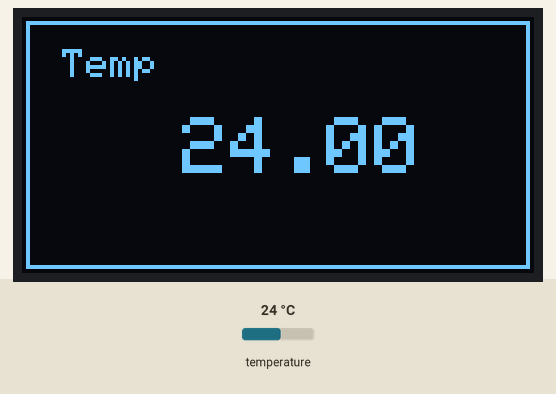
The sketch below on a simulated ESP8266 (NodeMCU). Parts: 128×64 one-colour display. The inputs (shaded band) are chosen by the test bench; at power-on: temperature 24 °C. WiFi joins after 1.5 s; servers stay silent unless stated; what the sketch prints to the serial monitor is not drawn.

Above: at 2.7 s.
2.8 s: temperature set to 12 °C
At 4.1 s:
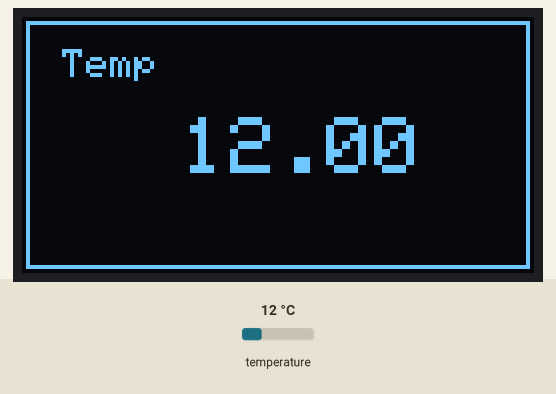
5.5 s: temperature set to 19 °C
At 6.2 s:
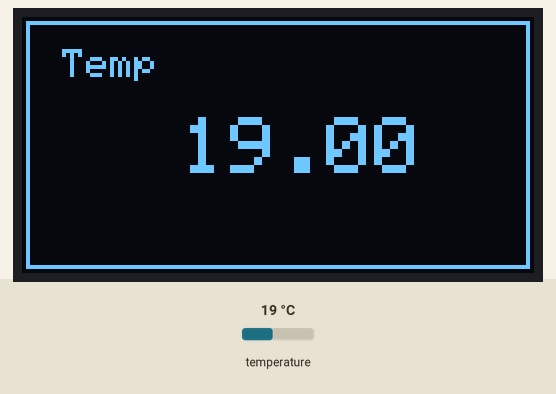
8.2 s: temperature set to 28 °C
At 10.3 s:
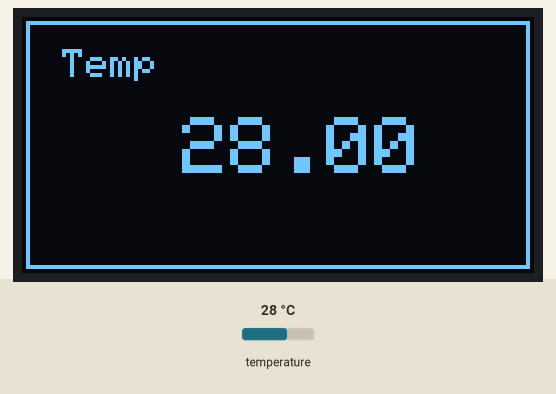
Timing chart, 0 to 11.8 s (numbered marks = the images above; inputs shaded):
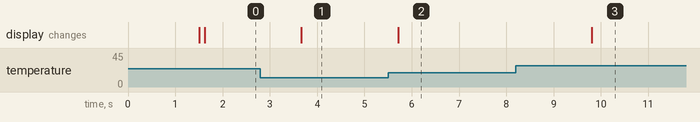

The sketch:

termometr.ino
```cpp
/***************************************************************
 Insturciton:
 Connection:
 1.Plugable Terminal Sensor Adapter & Waterproof DS18B20 Digital Temperature Sensor
                 A   ---->     Blue(DATA SIGNAL)
                 B   ---->     RED   (VIN)
                 C   ---->     Black (GND)

 2.Waterproof DS18B20 Digital Temperature Sensor & Arduino board
              1(A)   ---->     Digital Pin2
              2(B)   ---->     5V/3.3V
              3(C)   ---->     GND

 Setting for the Pull-up Register/Pull-down Register Selection Jumpers
     When connect DS18B20 with the adapter,please choose to use the
     Pull-up Register Jumper
 ***************************************************************/
#include  <ESP8266WiFi.h>
#include <WiFiManager.h>
#include <OneWire.h>

#include <SPI.h>
#include <Wire.h>
#include <Adafruit_GFX.h>
#include <Adafruit_SSD1306.h>

const char* ssid     ="AutoConnectAP"; // Tu wpisz nazwę swojego wifi
const char* password = "password"; // Tu wpisz hasło do swojego wifi

// Pin Definitions
int DS18S20_Pin = 2; //DS18S20 Signal pin on digital 2

//Temperature chip i/o
OneWire ds(DS18S20_Pin);  // on digital pin 2
WiFiServer server(80);

#define SCREEN_WIDTH 128 // OLED display width, in pixels
#define SCREEN_HEIGHT 64 // OLED display height, in pixels#define OLED_RESET     -1 // Reset pin # (or -1 if sharing Arduino reset pin)
#define OLED_RESET     -1 // Reset pin # (or -1 if sharing Arduino reset pin)
#define SCREEN_ADDRESS 0x3C ///< See datasheet for Address; 0x3D for 128x64, 0x3C for 128x32
Adafruit_SSD1306 display(SCREEN_WIDTH, SCREEN_HEIGHT, &Wire, OLED_RESET);

float temperature = 0;


void setup(void) {
  Serial.begin(9600);

  WiFi.mode(WIFI_STA);
  WiFiManager wm;
  bool res = wm.autoConnect(ssid, password); // password protected ap

  while (WiFi.status() != WL_CONNECTED) {
    delay(500);
    Serial.print(".");
  }

  if(!res) {
      Serial.println("Failed to connect");
      // ESP.restart();
  }
  else {
      //if you get here you have connected to the WiFi
    Serial.println("connected...yeey :)");


    Serial.print("Ready! Use 'http://");
    Serial.print(WiFi.localIP());
    Serial.println("' to connect");

    display.begin(SSD1306_SWITCHCAPVCC,0x3C);
    display.clearDisplay();
  }

  // Start the server
  server.begin();
  Serial.println("Server started");

  // Print the IP address
  Serial.print("Use this URL to connect: ");
  Serial.print("http://");
  Serial.print(WiFi.localIP());
  Serial.println("/");

}

void loop(void) {

  temperature = getTemp();
  Serial.print(F("DS18S20: ")); Serial.println(temperature);
  oled();
  delay(2000); //just here to slow down the output so it is easier to read

  WiFiClient client = server.available();
  if (!client) {
    return;
  }
  // Wait until the client sends some data
  Serial.println("new client");
  int timewate = 0;
  while(!client.available()){
    delay(1);
    timewate = timewate +1;
    if(timewate>1800)
    {
      Serial.println(">>> Client Timeout !");
      client.stop();
      return;
    }
  }

  String request = parseRequest(client);

  // Return the response
  homePage(client);

  delay(1);
  Serial.println("Client disonnected");
  Serial.println("");

}


float getTemp(){
  //returns the temperature from one DS18S20 in DEG Celsius

  byte data[12];
  byte addr[8];

  if ( !ds.search(addr)) {
      //no more sensors on chain, reset search
      Serial.println("no more sensors on chain, reset search!");
      ds.reset_search();
      return -1000;
  }

  if ( OneWire::crc8( addr, 7) != addr[7]) {
      Serial.println("CRC is not valid!");
      return -1000;
  }

  if ( addr[0] != 0x10 && addr[0] != 0x28) {
      Serial.print("Device is not recognized");
      return -1000;
  }

  ds.reset();
  ds.select(addr);
  ds.write(0x44,1); // start conversion, with parasite power on at the end

  byte present = ds.reset();
  ds.select(addr);
  ds.write(0xBE); // Read Scratchpad


  for (int i = 0; i < 9; i++) { // we need 9 bytes
    data[i] = ds.read();
  }

  ds.reset_search();

  byte MSB = data[1];
  byte LSB = data[0];

  float tempRead = ((MSB << 8) | LSB); //using two's compliment
  float TemperatureSum = tempRead / 16;

  return TemperatureSum;

}

String parseRequest(WiFiClient client){
  // Read the first line of the request
  String request = client.readStringUntil('\r');
  Serial.println(request);
  client.flush();
  return request;
}

void homePage(WiFiClient client){
  client.println("HTTP/1.1 200 OK");
  client.println("Content-Type: text/html");
  client.println(""); //  do not forget this one
  client.println("");
  client.println("");

  String localIp = WiFi.localIP().toString();

  client.println(temperature);
}


void oled(){

display.clearDisplay();
display.setTextSize(1);
display.setTextColor(WHITE);
display.drawRect(1, 1, 126, 62, WHITE);
display.setCursor(10,8);
display.println("Temp");
display.setCursor(40,25);
display.setTextSize(2);
display.println(temperature);
display.display();

  }
```

Measured:
- after the input at 2.8 s, the display: changes after 0.87 s (image 1)
- after the input at 5.5 s, the display: changes after 0.21 s (image 2)
- after the input at 8.2 s, the display: changes after 1.6 s (image 3)
